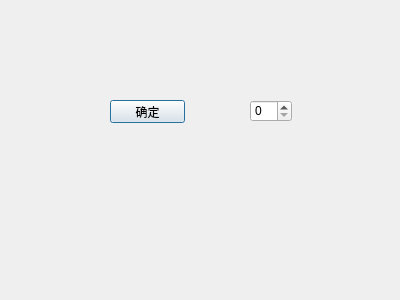
<?xml version="1.0" encoding="UTF-8"?>
<ui version="4.0">
 <class>MyDialog</class>
 <widget class="QDialog" name="MyDialog">
  <property name="geometry">
   <rect>
    <x>0</x>
    <y>0</y>
    <width>400</width>
    <height>300</height>
   </rect>
  </property>
  <property name="windowTitle">
   <string>Dialog</string>
  </property>
  <widget class="QSpinBox" name="spinBox">
   <property name="geometry">
    <rect>
     <x>250</x>
     <y>100</y>
     <width>42</width>
     <height>22</height>
    </rect>
   </property>
  </widget>
  <widget class="QPushButton" name="pushButton">
   <property name="geometry">
    <rect>
     <x>110</x>
     <y>100</y>
     <width>75</width>
     <height>23</height>
    </rect>
   </property>
   <property name="text">
    <string>确定</string>
   </property>
  </widget>
 </widget>
 <resources/>
 <connections/>
</ui>
